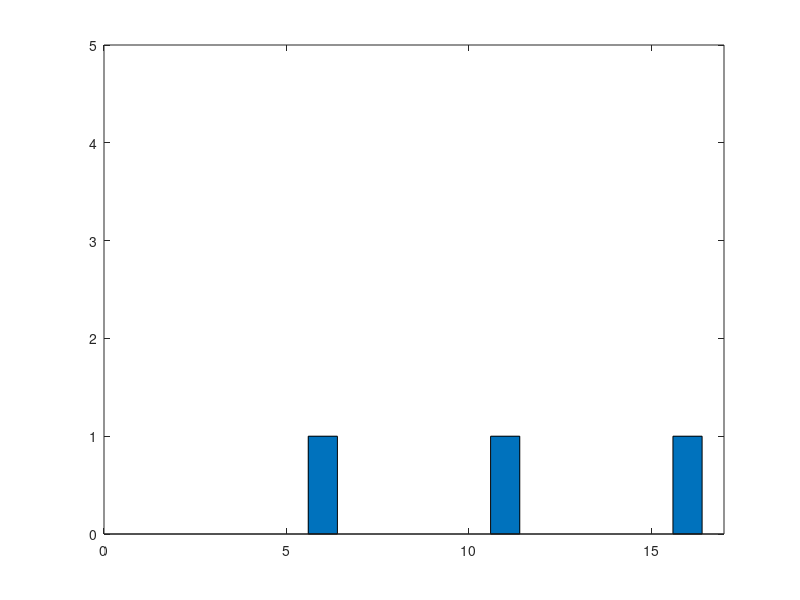

MATLAB code for this plot: (Note: this script raises an error after producing the figure.)
clear;clc;
close all
N = 3; %assume there are three agents right now

T = 10;  %Time
dt = 0.01;
n = 100001; 
%t = linespace(0,T,n)

L = 15; %整体长度
omega = 0:L; %等分

target = [5,10,15];  

s_num = 1;
s_init = linspace(0,L,s_num);
u_init = zeros(1,s_num);
J1 = 0; 
f = figure(1);
R0=zeros(1,L+1); %measure of uncertainty at each sampling point
R0(target+1) = 1;

%A0=zeros(1,L+1); %complexity increasing rate
%A0(target+1) = 1; %这是啥

J0 = 0;
%{
    %放在循环中
    P = s_position(omega,s,rs); %update position
    if R = 0 or A0 <= B.*P:
        R = 0;
    else:
        R = R + (A0 - B.*P).*dt;
    %{
    R = R + A0.*dt; 
    R  = max(R - B.*P*dt,0);  %这个方法不知道是否可行
    %}
    J = J + sum(R)*dt;  % cost
%}

%s = zeros(1,N); %initial position
s = [8,12,5];
%s depends on u(velocity), which is 1 or -1

axis([0 L+2 0 5]);
gra = bar(R0);
axis([0 L+2 0 5]);
%hold on;


%u等于正负1，判断依据是lambda，lambda还没写，所以用了rand来代替判定依据
for i = 1:T
    for j = 1:N
        l = rand;
        if l > 0.5 && s(j) < L
            s(j) = s(j) + 1;
        elseif l < 0.5 && s(j) > 0
            s(j) = s(j) - 1;
        end
            pause(0.1);
            R0 = performGraphing(L,R0,s(j)+1);
    end
end



%Algorithm 1: IPA-based optimization algorithm to find theta star and omega
%star
s = [1,2,3,4,5,6,7,8,9,10]; %temporary s for testing
a = 1;
b = 2;
N = 10;
D = defineD(a, b, N);
sigma = 1;
epsilon = 1;
xi = 1;
theta = defineTheta(D, 2, sigma, xi);
gamma = defineGamma(sigma, D, 20, 2, s);
omega = zeros(1, N);


function f = defineD(a, b, N)
    A = zeros(1, N);
    for i = 1:N
        A(i) = a + (2*i - (1/(2*N))) * (b-a);
    end
    f = A;          
end


function f = defineTheta(D, n, sigma, xi)
    if mod(xi,2)
        f = D(n) - sigma;
    else
        f = D(n) + sigma;
    end
end


function f = defineGamma(sigma, D, T, n, s)
    f = ceil(1/(2 * sigma) * (T - defineTheta(D, n, sigma, 1) + s(n)));
end

function f = performGraphing(L,R0,sn)
    axis([0 L+2 0 5]);
    increasingArr = [0.1,0.2,0.3,0.2,0.3,0.1,0.2,0.3,0.2,0.3,0.1,0.2,0.3,0.2,0.3];%应该是公式6 暂时替代
    for j = 1:L
        if j ~= sn
            R0(j) = R0(j) + increasingArr(j);
        elseif j>1 && j < L
            R0(j-1) = 0;
            R0(j) = 0;
            R0(j+1) = 0;
        end
    end
    gra = bar(R0);
    axis([0 L+2 0 10]);
    %hold on;
    f = R0;
end
